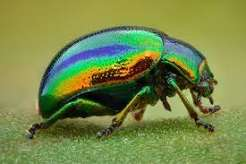
#> input picture _15_face_detection/assets/images/b1.jpg, 246 x 164 px; its folder holds only this picture in this run
$ python main.py
#> lines starting #> are read from the running program, lines starting #| are printed output that depends on the picture
### _15_face_detection/utils/detect_faces.py
import cv2 as cv
from pathlib import Path

from _15_face_detection.utils.greyscale import to_grey
from _15_face_detection.utils.print_cords import print_cords
from _15_face_detection.config.constants import (
    SCALE_FACTOR,
    MINIMUM_NEIGHBOURS
)

def detect_faces(image_path: Path, classifier):
    image = cv.imread(str(image_path))

    if image is None:
        raise FileNotFoundError(f"Could not load image: {image_path}")

    grey_image = to_grey(image)

    faces_rectangle = classifier.detectMultiScale(
        grey_image,
        scaleFactor=SCALE_FACTOR,
        minNeighbors=MINIMUM_NEIGHBOURS,
    )

    number_of_faces, drawn_image = print_cords(
        image,
        faces_rectangle
    )

    return number_of_faces, drawn_image

### _15_face_detection/utils/greyscale.py
import cv2 as cv

def to_grey(source):
    return cv.cvtColor(source, cv.COLOR_BGR2GRAY)

### _15_face_detection/utils/print_cords.py
import cv2 as cv
from _15_face_detection.config.constants import (
    GREEN,
    RECTANGLE_THICKNESS,
)

def print_cords(source_image, faces_rect):

    for (x, y, h, w) in faces_rect:
        cv.rectangle(source_image, (x, y), (x+h, y+w), GREEN, RECTANGLE_THICKNESS)


    return(len(faces_rect), source_image)

### _15_face_detection/pipeline.py
import cv2 as cv
from pathlib import Path

from _15_face_detection.utils.xml_loader import load_xml
from _15_face_detection.utils.detect_faces import detect_faces
from _15_face_detection.utils.saver import save_all
from _15_face_detection.config.paths import SOURCE
from _15_face_detection.config.constants import (
    SCALE_FACTOR,
    MINIMUM_NEIGHBOURS,
)


def run(source_image_path: Path | None, all: bool = False):

    # Load the classifier only once
    classifier = load_xml(SOURCE / "haar_face.xml")

    if not all:

        number_of_faces, drawn_image = detect_faces(
            image_path=source_image_path,
            classifier=classifier
        )

        if number_of_faces == 0:
            print("No faces were detected.")
        else:
            print(f"Number of faces detected: {number_of_faces}")

        cv.imshow("Detected Face", drawn_image)
        cv.waitKey(0)
        cv.destroyAllWindows()

    else:
        save_all(classifier)

### _15_face_detection/utils/xml_loader.py
import cv2 as cv
from pathlib import Path

def load_xml(path:Path):

    return cv.CascadeClassifier(path)

### _15_face_detection/main.py
# Detection a face in an image is totally a different matter than recognizing a face in an image which in Detection, all you
# need to do is to decide an image contains a face, or it does not contain a face (classification task)
# while in Recognition not only you have to decide if an image contains a face or not, you also have to recognize whos face that is
from _15_face_detection.pipeline import run
from _15_face_detection.config.paths import IMAGES

def get_request():

    images = [f for f in IMAGES.iterdir() if f.is_file()]

    print("What file do you want to perform Face Detection on?")
    for i, image in enumerate(images, start=1):
        print(f"{i}. {image.name}")

    print("\n0 . All")

    choice = int(input())
#> the answer given: 1

    selected_image = None
    all = True if choice == 0 else False

    if not all:
        selected_image = images[choice - 1]

        print(f"You have selected: {selected_image}")

    return (selected_image, all)

if __name__ == "__main__":
    path, all = get_request()
    run(source_image_path=path, all=all)
#> in detect_faces, image is the input picture: shape (164, 246, 3); mean B, G, R 72.7, 135, 119.1
#> in to_grey, `return cv.cvtColor(source, cv.COLOR_BGR2GRAY)`:
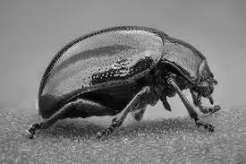
#> returned value: shape (164, 246); min 0, max 231, mean 123.1
#> in detect_faces, `faces_rectangle = classifier.detectMultiScale( grey_image, scaleFactor..`: faces_rectangle = ()
#> in detect_faces, `number_of_faces, drawn_image = print_cords( image, faces_rectangle )`: number_of_faces = 0

$ run again, on _15_face_detection/assets/images/b2.jpg
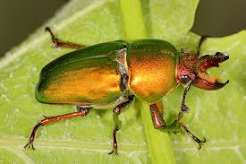
#> input picture _15_face_detection/assets/images/b2.jpg, 246 x 164 px
#> in detect_faces, image is the input picture: shape (164, 246, 3); mean B, G, R 61.8, 151.1, 153.9
#> in to_grey, `return cv.cvtColor(source, cv.COLOR_BGR2GRAY)`:
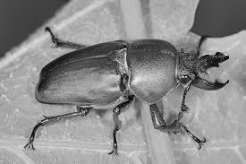
#> returned value: shape (164, 246); min 3, max 237, mean 141.8
#> faces_rectangle = ()
#> in detect_faces, `number_of_faces, drawn_image = print_cords( image, faces_rectangle )`: number_of_faces = 0

$ run again, on _15_face_detection/assets/images/b3.jpg
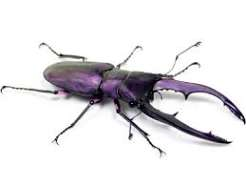
#> input picture _15_face_detection/assets/images/b3.jpg, 246 x 185 px
#> in detect_faces, image is the input picture: shape (185, 246, 3); mean B, G, R 229, 226.7, 228.3
#> in to_grey, `return cv.cvtColor(source, cv.COLOR_BGR2GRAY)`:
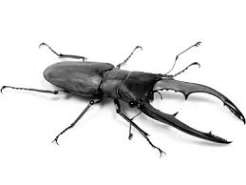
#> returned value: shape (185, 246); min 0, max 255, mean 227.4
#> faces_rectangle = ()
#> in detect_faces, `number_of_faces, drawn_image = print_cords( image, faces_rectangle )`: number_of_faces = 0
